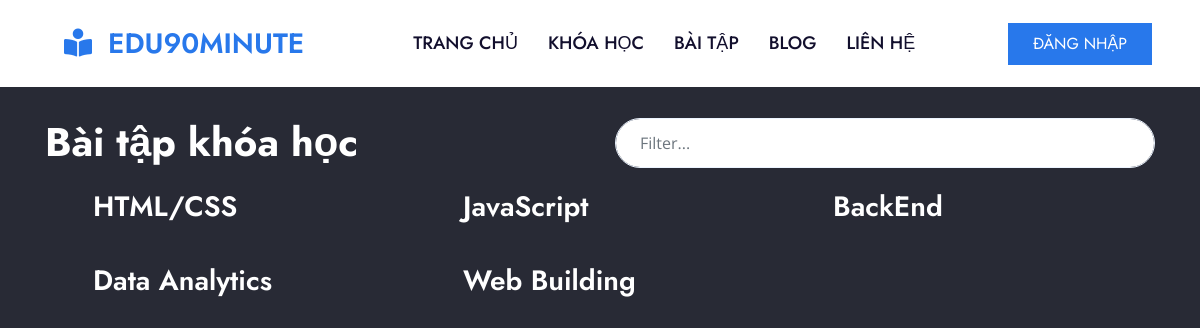
Before: /?ctl=exercises with the older database file.
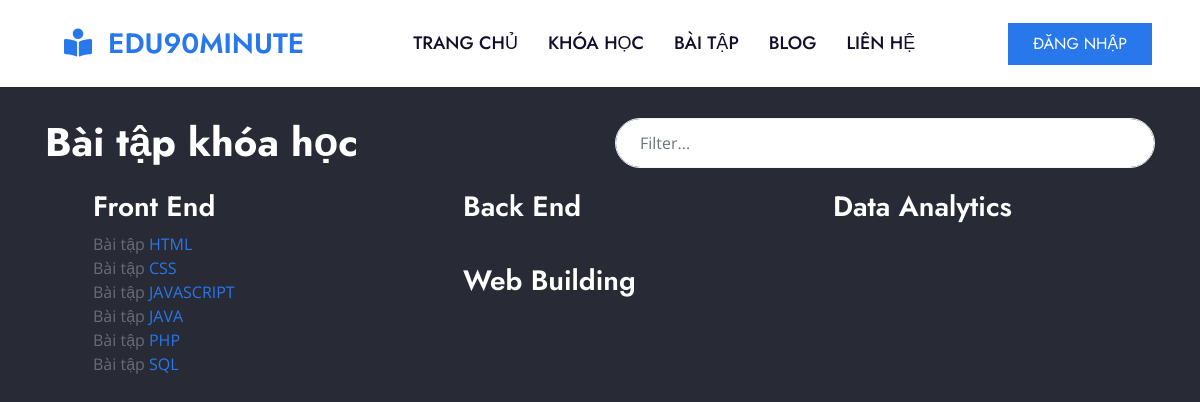
After: the same page with the newer database file.
### tables this page shows
CREATE TABLE `topics` (
  `id` int(10) UNSIGNED NOT NULL,
  `name` varchar(255) NOT NULL,
  `status` smallint(6) NOT NULL DEFAULT 1,
  `created_at` timestamp NULL DEFAULT NULL,
  `updated_at` timestamp NULL DEFAULT NULL
);

CREATE TABLE `courses` (
  `id` int(10) UNSIGNED NOT NULL,
  `name` varchar(255) NOT NULL,
  `described` varchar(255) NOT NULL,
  `fileUpload` varchar(255) NOT NULL,
  `price` int(11) NOT NULL DEFAULT 0,
  `inputs` text NOT NULL,
  `outputs` text NOT NULL,
  `interact` int(11) NOT NULL DEFAULT 0,
  `relate` float NOT NULL,
  `tags` varchar(255) NOT NULL,
  `created_at` timestamp NULL DEFAULT current_timestamp(),
  `state` smallint(6) NOT NULL DEFAULT 0,
  `topicId` int(10) UNSIGNED NOT NULL
);

### Controllers/BaseController.php (called while the page is built, shortened)
<?php
class BaseController{
    protected function view($viewPath, array $data = []){
        include_once self::VIEWS_FOLDER_NAME . str_replace('.', '/', $viewPath) . '.php';
    }
}

### Controllers/ExercisesController.php (called while the page is built, shortened)
<?php
class ExercisesController extends BaseController{
    protected $coursesModel;
    protected $topicsModel;
    public function __construct() {
        $this->coursesModel = new CoursesModel();
        $this->topicsModel = new TopicsModel();
    }
    public function index(){
        return $this->view('exercises.index', [
            'topics' => $this->topicsModel->all(),
            'courses' => $this->coursesModel->all('', '', '', '', '', ['relate' => 'asc']),
        ]);
    }
}

### Views/main.php (called while the page is built, shortened)
<?php
    $actionName = $_REQUEST['act'] ?? 'index';
    $controllerObj = new $controllerName;
    $controllerObj->$actionName();
?>

### Models/BaseModel.php (called while the page is built, shortened)
<?php
    class BaseModel extends Database
    {
        protected $connect;
        protected $table;
        protected $colums = ['*'];
        public function  __construct() {
            $this->connect = $this->connect();
        }
        public function all($table = '', $colums = [], $where = [], $start=0, $limit = null, $orderBy = []){
            if(!empty($colums)){
                $select = implode(',', $colums);
            }else $select = implode(',', $this->colums);
            $table = empty($table) ? $this->table : $table;
            $sql = "SELECT ${select} FROM $table";
            if(!empty($where) ){
                $sql .= " WHERE ";
                foreach ($where as  $value){
                    $sql .= " $value OR ";
                }
            }
            $sql = trim($sql ,'OR ');
            if(!empty($orderBy)){
                $sql .= " ORDER BY " .array_keys($orderBy)[0] . " " . array_values($orderBy)[0];
            }
            $query = $this->_query($sql);
            $data = [];
            while($row = mysqli_fetch_assoc($query)){
                $data[] = $row;
            }
            return $data;
        }
        public function _query($sql){
            return mysqli_query($this->connect, $sql);
        }
    }

### Core/Database.php (called while the page is built, shortened)
<?php
    class Database
    {
        public function  connect(){
            $connect = mysqli_connect(self::DB_HOST, self::DB_USER, self::DB_PASSWORD, self::DB_NAME);
            mysqli_set_charset($connect, 'utf8');
            if(mysqli_connect_errno() === 0){
                return $connect;
            }
            return false;
        }
    }

### Views/exercises/index.php (the view, shortened to what this page needs)
<div class="modal modal-courses pb-5">
    <span class="btn close-icon ti-close btn-close"><i></i></span>
    <div class="container">
        <div class="row pt-5">
            <h1 class="col-sm-6 text-white">Bài tập khóa học</h1>
            <div class="col-sm-6 search">
                <input type="text" class="form-control border-light py-4 pl-4 pr-5 rounded-pill" name="search" id="search" placeholder="Filter...">
            </div>
        </div>
        <?php
            if(isset($topics)){
                foreach($topics as $topic){
        ?>
            <div class="col-sm-4 px-5 py-3 float-left">
                <h3 class="text-white"> <?php echo $topic['name']; ?> </h3>
                <?php
                    if(isset($courses)){
                        foreach($courses as $course){
                            if($course['price'] != 0) continue;
                            if($course['state'] == 0) continue;
                            if($course['topicId'] == $topic['id']){
                ?>
                <div class="content-search">
                Bài tập <a href="./?ctl=exercises&act=list&courseId=<?php echo $course['id']; ?>" class="text-uppercase"> <?php echo $course['name']; ?> </a>
                </div>
                <?php }}} ?>
            </div>
        <?php }} ?>
    </div>
</div>

Changed rows visible on the page:
removed topics: name "JavaScript"
changed topics: gains courses (name "HTML"); gains courses (name "CSS"); gains courses (name "JAVASCRIPT"); gains courses (name "JAVA"); gains courses (name "PHP"); gains courses (name "SQL"); name "HTML/CSS" → "Front End"
changed topics: name "BackEnd" → "Back End"
